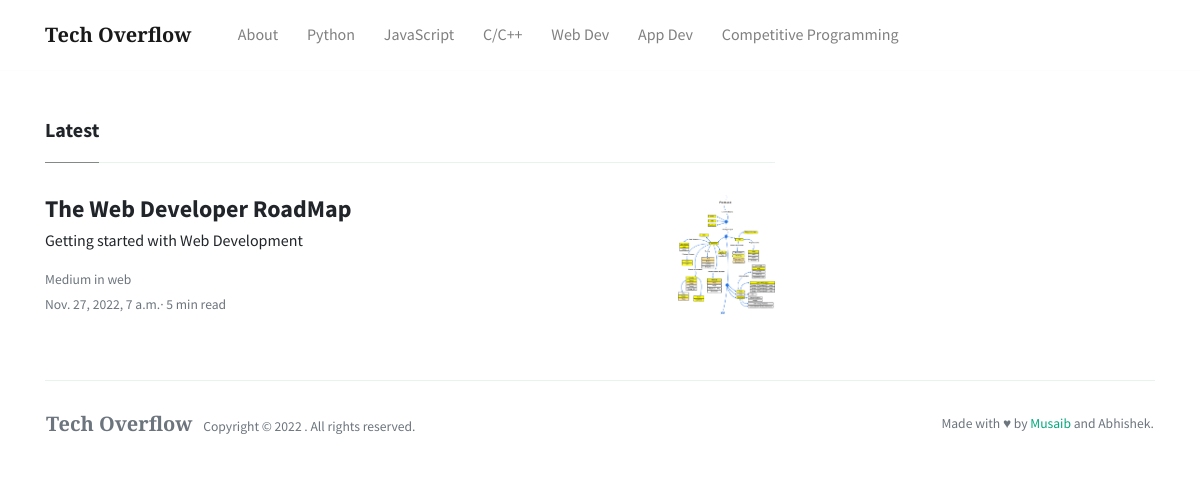
/web, run on the app's committed database.
### home/models.py (models this page shows)
class Post(models.Model):
    title = models.CharField(max_length = 200)
    heading = models.CharField(max_length = 600)
    author = models.CharField(max_length = 500)
    time_stamp = models.DateTimeField(auto_now_add=True)
    category = models.CharField(choices = CATEGORY_CHOICES, default="general", max_length=150)
    description = models.TextField()
    img = models.ImageField(upload_to='media')
    def __str__(self):
        return self.title

### home/views.py (the view)
# urls.py: path('<str:category>', views.category, name = "category"),
def category(request, category):
    post = Post.objects.filter(category = category)
    print(post)
    context = {'post':post}
    return render(request, 'category.html', context)

### templates/category.html (shortened to what this page needs)
{% extends 'base.html' %}
{% block body %}
<div class="container mt-5 mb-5">
	<div class="row">
		<div class="col-md-8">
			<h5 class="font-weight-bold spanborder"><span>Latest</span></h5>
			{% for p in post %}
			<div class="mb-3 d-flex justify-content-between">
				<div class="pr-3">
					<h2 class="mb-1 h4 font-weight-bold">
					<a class="text-dark" href="/post/{{p.id}}">{{p.title}}</a>
					</h2>
					<p>
						 {{p.heading}}
					</p>
					<div class="card-text text-muted small">
						 {{p.author}} in {{p.category}}
					</div>
					<small class="text-muted">{{p.time_stamp}}· 5 min read</small>
				</div>
				<img height="120" src="/media/{{p.img}}">
			</div>
			{% endfor %}
		</div>
	</div>
</div>
{% endblock body %}

### data on the page
Post: title "The Web Developer RoadMap", heading "Getting started with Web Development", author "Medium", category "web", time_stamp "Nov. 27, 2022, 7 a.m.", img (picture)
